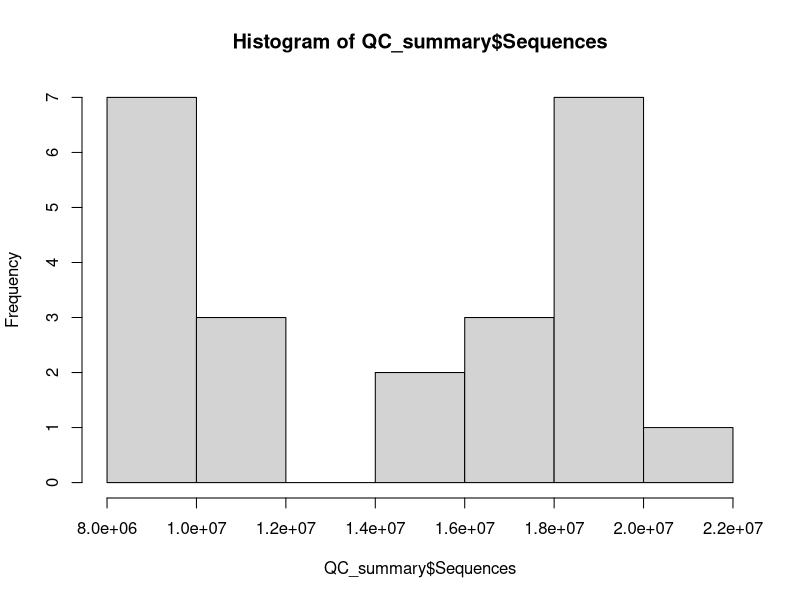
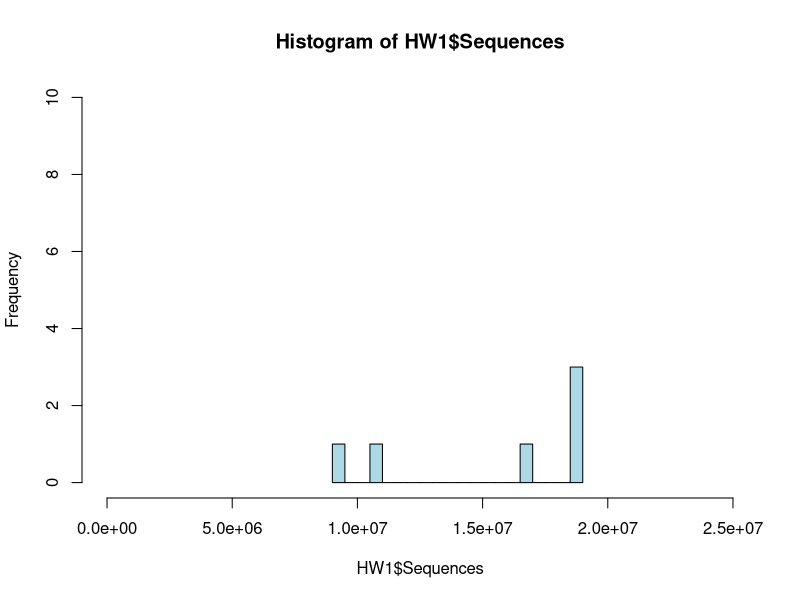
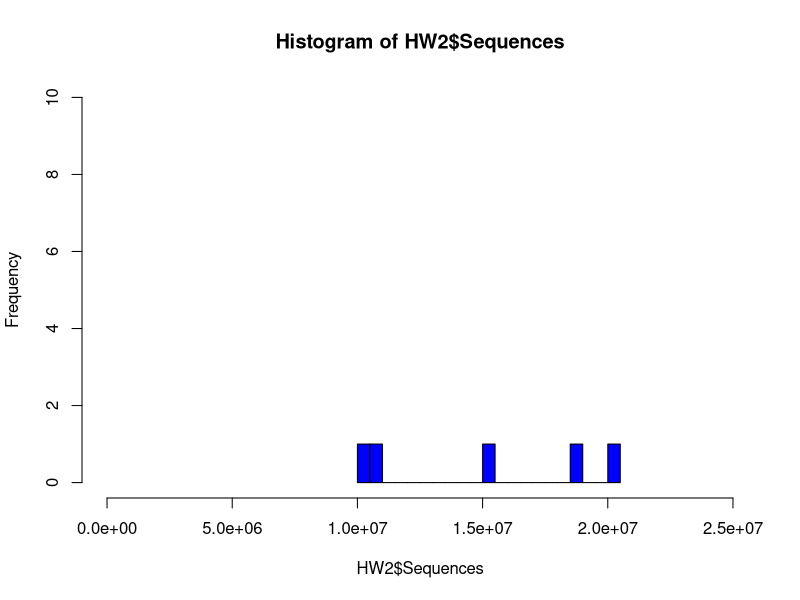
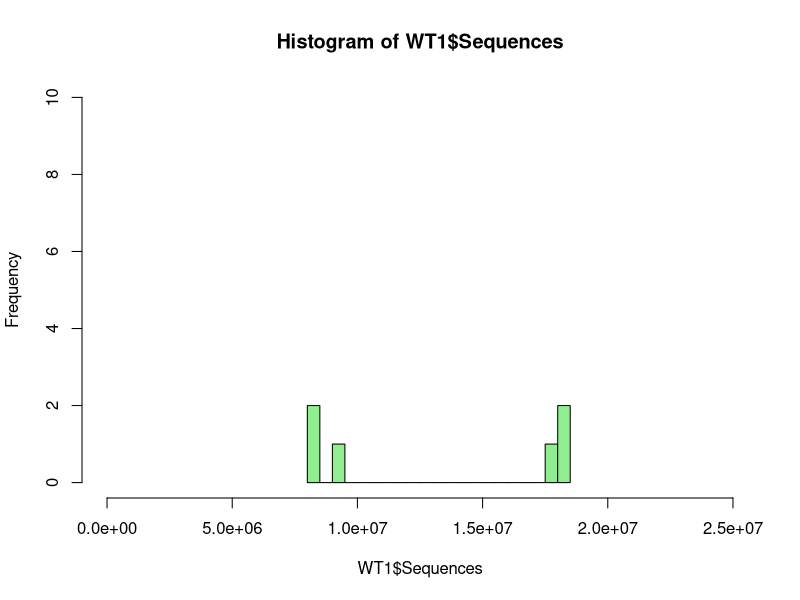
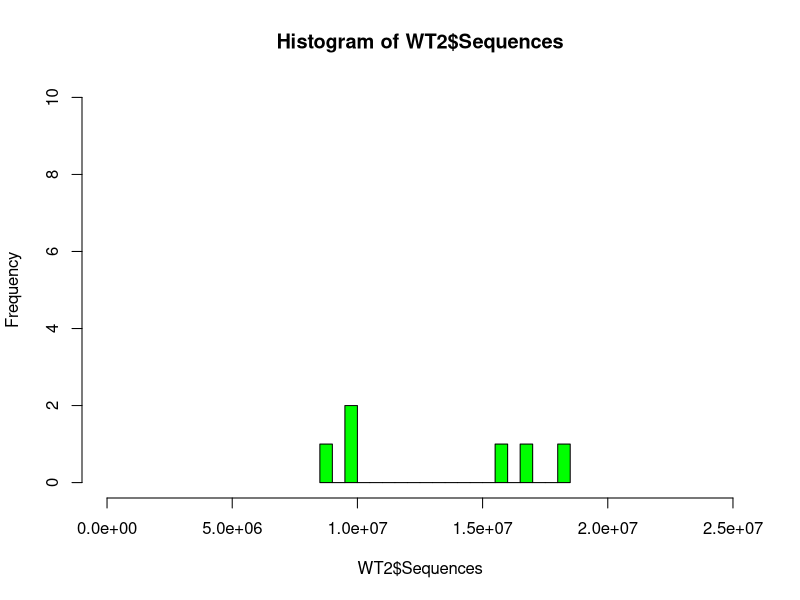
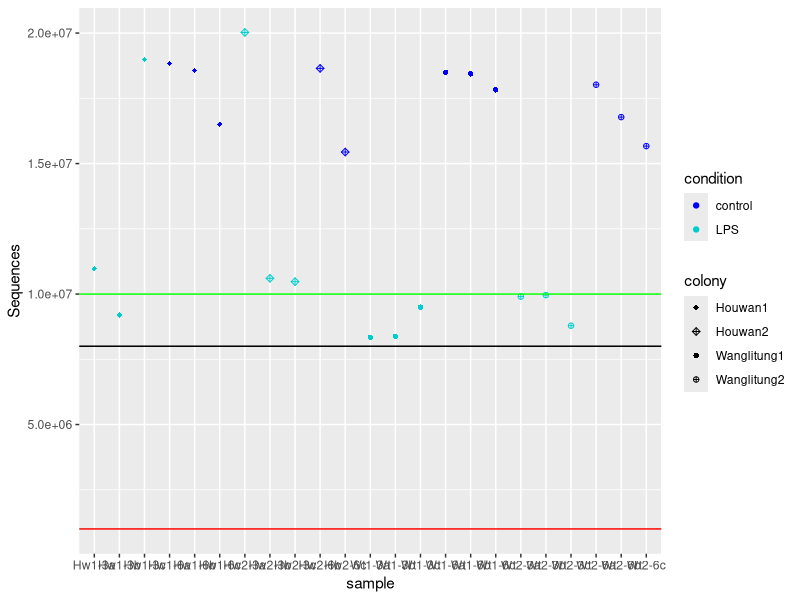
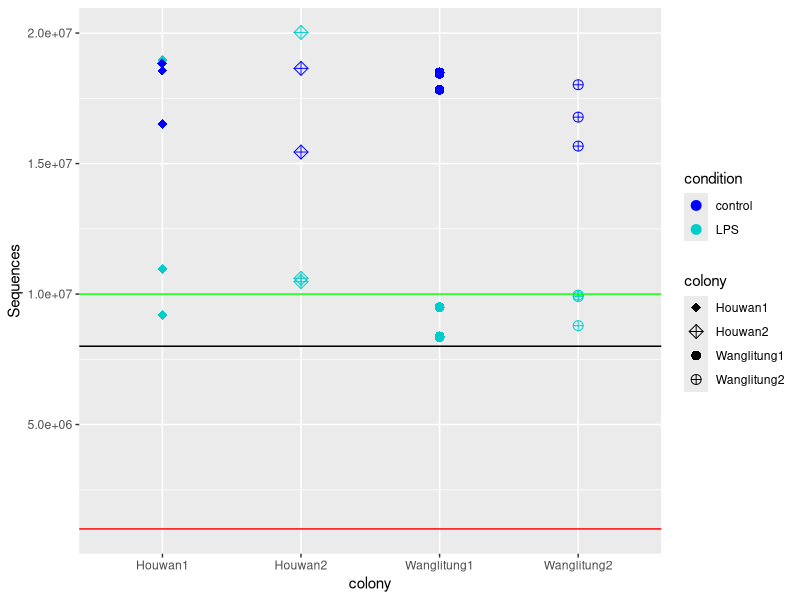
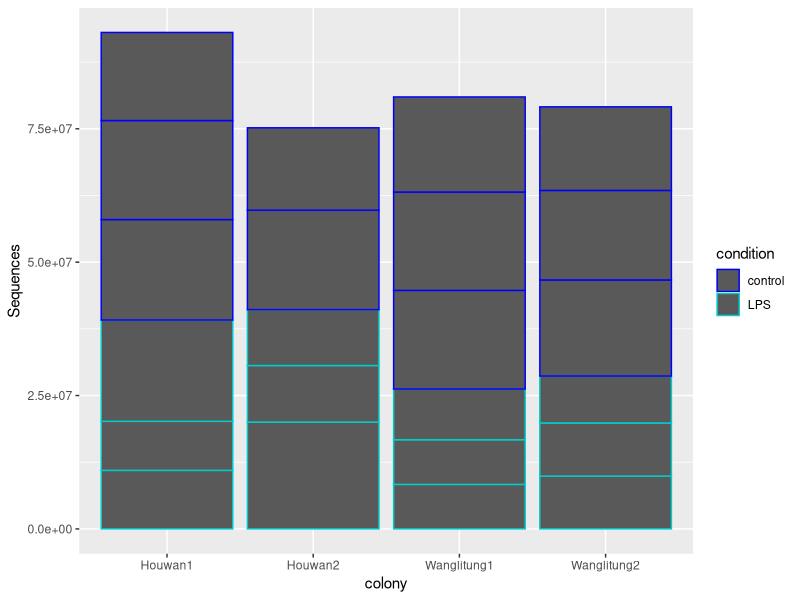

Here is the R script that generated these plots, in order: (Note: this script raises an error after producing the figures.)
## ---- chunk 1
knitr::opts_chunk$set(echo = TRUE)
knitr::opts_knit$set(root.dir = "~/computing/projects/EAPSI_Pocillopora_LPS")
## ---- chunk 2
library(readxl)
library(tidyverse)
library(ggplot2)
library(ggrepel)
QC_summary <- read_excel("./outputs/QCs/QCsummary.xlsx")
QC_summary <- read.csv("./outputs/QCs/QC_summary.csv")
sum(QC_summary$Sequences)
## ---- chunk 3
View(QC_summary)
str(QC_summary)
summary(QC_summary$Sequences)
## ---- chunk 4
QC_metrics <- QC_summary %>%
  select(Sequences, TrimmedSequences, uniquely_mapped, uniquely_mapped_percent, Assigned, percent_assigned)

summary_metrics <- data.frame()

for (metric in QC_metrics) {
  summary <- QC_metrics %>%
    dplyr::summarise(min = min(metric), max = max(metric), mean = mean(metric), sd = sd(metric))
  summary_metrics <- rbind(summary_metrics, summary)
}
rownames(summary_metrics) <- colnames(QC_metrics)
#summary_metrics %>% mutate_all(funs(round(.,3)))
write.csv(summary_metrics, file="./outputs/QCs/pipeline_summary_metrics.csv")
## ---- chunk 5
HW1 <- filter(QC_summary, colony == "Houwan1")
HW2 <- filter(QC_summary, colony == "Houwan2")
WT1 <- filter(QC_summary, colony == "Wanglitung1")
WT2 <- filter(QC_summary, colony == "Wanglitung2")
## ---- chunk 6
hist(QC_summary$Sequences)
par(mfrow=c(1,1))
hist(HW1$Sequences, breaks = 20, xlim = c(0, 2.5e7), ylim = c(0,10), col ="light blue")
hist(HW2$Sequences, breaks = 20, xlim = c(0, 2.5e7), ylim = c(0,10), col ="blue")
hist(WT1$Sequences, breaks = 20, xlim = c(0, 2.5e7), ylim = c(0,10), col ="light green")
hist(WT2$Sequences, breaks = 20, xlim = c(0, 2.5e7), ylim = c(0,10), col ="green")
## ---- chunk 7
QC_summary$condition <- factor(QC_summary$condition, levels = c("control", "LPS"), ordered = TRUE)
## ---- chunk 8
condcolors <- c("#0000FF", "#00CCCC", "#FF6600", "#FF66FF", "#FFCC33", "#CC0033")
colshapes <- c(18, 9, 16, 10)
FASTQCg <- ggplot(QC_summary, aes(sample, Sequences, color = condition, shape = colony))
FASTQCg + geom_point() + scale_color_manual(values = condcolors) + scale_shape_manual(values = colshapes) + geom_hline(yintercept = 10000000, color  = "green") + geom_hline(yintercept = 8000000) + geom_hline(yintercept = 1000000, color = "red")
  #geom_text_repel(data = FASTQC_summary[1:15, ], aes(label = GNomExID), color = "black", size = 3, box.padding = unit(0.5, "lines")
## ---- chunk 9
pdf(file = "./outputs/QCs/seqdepth_genotype.pdf", width = 6, height=4)
FASTQCgg <- ggplot(QC_summary, aes(colony, Sequences, color = condition, shape = colony))
FASTQCgg + geom_point(size = 3) + scale_color_manual(values = condcolors) + scale_shape_manual(values = colshapes) + geom_hline(yintercept = 10000000, color  = "green") + geom_hline(yintercept = 8000000) + geom_hline(yintercept = 1000000, color = "red")
FASTQCgg + geom_col() + scale_color_manual(values = condcolors)
## ---- chunk 10
pdf(file = "./outputs/QCs/seqdepth_condition.pdf", width = 6.2, height=4)
FASTQCggg <- ggplot(QC_summary, aes(condition, Sequences, color = condition, shape = colony))
FASTQCggg + geom_point(size = 3) + scale_color_manual(values = condcolors) + scale_shape_manual(values = colshapes) + ylim(0,22000000) +
  geom_hline(yintercept = 10000000, color  = "green") +
  geom_hline(yintercept = 8000000) +
  geom_hline(yintercept = 1000000, color = "red") #
#+ geom_text_repel(data = FASTQC_summary[1:15, ], aes(label = GNomExID), color = "black", size = 3, box.padding = unit(0.5, "lines"))
## ---- chunk 11
LaneQC <- ggplot(FASTQC_summary, aes(FlowCell, Sequences, color = condition, shape = colony))
LaneQC + geom_point(size = 3) + geom_hline(yintercept = 10000000, color  = "green") + geom_hline(yintercept = 8000000) + geom_hline(yintercept = 1000000, color = "red") + scale_color_manual(values = condcolors) + scale_shape_manual(values = colshapes)
LaneQC + geom_col() + scale_color_manual(values = condcolors)
## ---- chunk 12
LaneQCg <- ggplot(FASTQC_summary_GNXIDs, aes(FlowCell, Sequences, color = condition, shape = colony))
LaneQCg + geom_point(size = 3) + scale_color_manual(values = condcolors) + scale_shape_manual(values = colshapes) + geom_hline(yintercept = 10000000, color  = "green") + geom_hline(yintercept = 8000000) + geom_hline(yintercept = 1000000, color = "red") + geom_text_repel(data = FASTQC_summary[1:15, ], aes(label = GNomExID), color = "black", size = 3, box.padding = unit(0.5, "lines"))
## ---- chunk 13
trimQCg <- ggplot(QCsummary, aes(colony, TrimmedSequences, color = condition, shape = colony))
trimQCg + geom_point(size = 3) + scale_color_manual(values = condcolors) + scale_shape_manual(values = colshapes) + #ylim(0,100)
  geom_hline(yintercept = 10000000, color  = "green") +
  geom_hline(yintercept = 8000000) + 
  geom_hline(yintercept = 1000000, color = "red")
## ---- chunk 14
trimQCgg <- ggplot(FASTQC_summary, aes(condition, TrimmedSequences, color = condition, shape = colony))
trimQCgg + geom_point(size = 3) + scale_color_manual(values = condcolors) + scale_shape_manual(values = colshapes) + ylim(0,22000000) +
  geom_hline(yintercept = 10000000, color  = "green") +
  geom_hline(yintercept = 8000000) + 
  geom_hline(yintercept = 1000000, color = "red")
## ---- chunk 15
alignQCg <- ggplot(FASTQC_summary, aes(colony, uniquely_mapped_percent, color = condition, shape = colony))
alignQCg + geom_point(size = 3) + scale_color_manual(values = condcolors) + scale_shape_manual(values = colshapes) + ylim(0,100)
  #geom_hline(yintercept = 10000000, color  = "green") +
  #geom_hline(yintercept = 8000000) + 
  #geom_hline(yintercept = 1000000, color = "red")
## ---- chunk 16
alignQCgg <- ggplot(FASTQC_summary, aes(condition, uniquely_mapped_percent, color = condition, shape = colony))
alignQCgg + geom_point(size = 3) + scale_color_manual(values = condcolors) + scale_shape_manual(values = colshapes) + ylim(0,100)
  #geom_hline(yintercept = 10000000, color  = "green") +
  #geom_hline(yintercept = 8000000) + 
  #geom_hline(yintercept = 1000000, color = "red")
## ---- chunk 17
pdf(file = "./QCs/assignpercent_condition", width = 6, height=4)
assignQCg <- ggplot(QC_summary, aes(condition, percent_assigned, color = condition, shape = colony))
assignQCg + geom_point(size = 3) + scale_color_manual(values = condcolors) + scale_shape_manual(values = colshapes) + ylim(0,100)
  #geom_hline(yintercept = 10000000, color  = "green") +
  #geom_hline(yintercept = 8000000) + 
  #geom_hline(yintercept = 1000000, color = "red")
## ---- chunk 18
assignQCg <- ggplot(FASTQC_summary, aes(condition, Assigned, color = condition, shape = colony))
assignQCg + geom_point(size = 3) + scale_color_manual(values = condcolors) + scale_shape_manual(values = colshapes) + ylim(0,22000000) +
  geom_hline(yintercept = 3000000, color  = "green") +
  #geom_hline(yintercept = 8000000) + 
  geom_hline(yintercept = 1000000, color = "red")
## ---- chunk 19
assignQCgg <- ggplot(FASTQC_summary, aes(colony, Assigned, color = condition, shape = colony))
assignQCgg + geom_point(size = 3) + scale_color_manual(values = condcolors) + scale_shape_manual(values = colshapes) + ylim(0,22000000) +
  geom_hline(yintercept = 3000000, color  = "green") +
  #geom_hline(yintercept = 8000000) + 
  geom_hline(yintercept = 1000000, color = "red")
